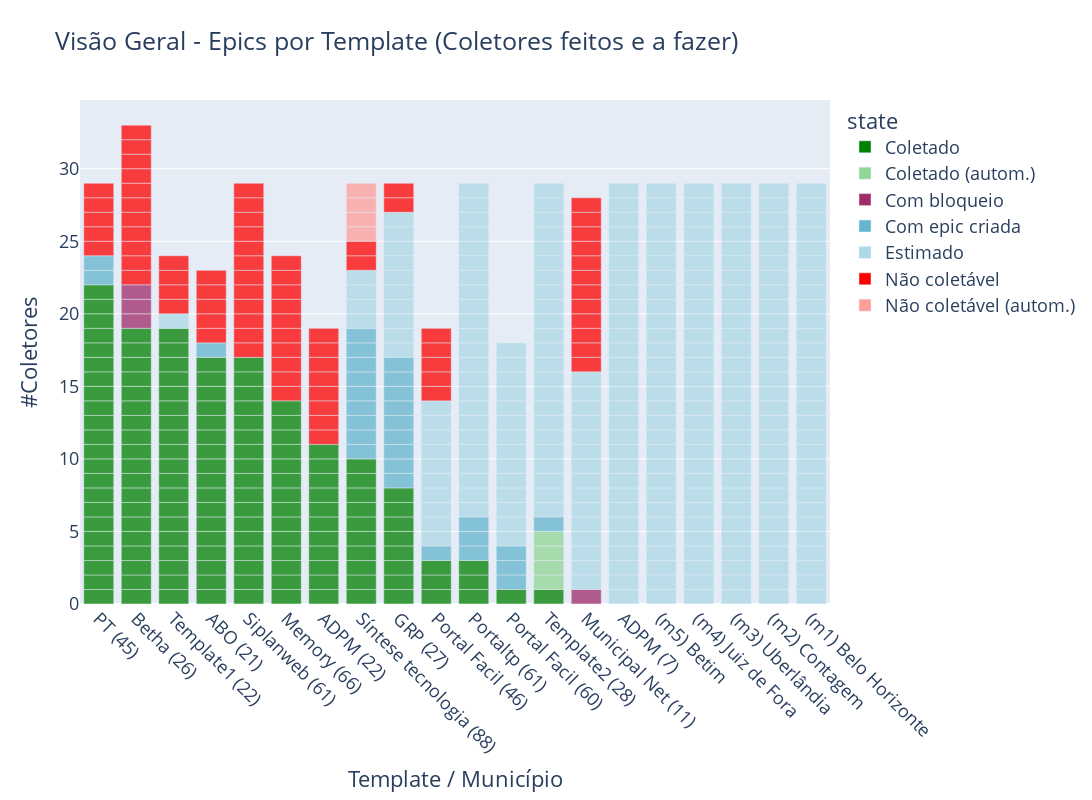

The notebook cell this image was saved under:
### Code cell
# TODO melhorar automacao
def plot_status_epics(df, top_templates, sondagem, title='Visão Geral - Epics por Template (Coletores feitos e a fazer)'):

    # resultados do buscador de subtags (sondagem)
    # templates_ja_analisados = ['ADPM', 'Betha', 'Municipal Net', 'Siplanweb', 'Memory']
    templates_ja_analisados = [
        'ADPM (22)', 'Betha (26)', 'Municipal Net (11)', 'Siplanweb (61)', 'Memory (66)', 
        'Template1 (22)', 'Portal Facil (60)', 'Portal Facil (46)']
    s = sondagem[sondagem == 0].count(axis=1)
    s = s[s != 0]
    s = s.drop(templates_ja_analisados)
    s = s.sort_index()
    nao_loc_autom = dict(s)
    
    # Fonte: Planilha Controle de Dados (#TODO transformar em Epics com "não-localizado")
    nao_loc_manual = {'Municipal Net (11)': 12, 'Portal Facil (46)': 5}
    coletado_autom = {'Template2 (28)': 4}
    
    for template, count in nao_loc_autom.items():
        for i in range(count):
            df = df.append({'template':template, 'state':'Não coletável (autom.)', 'aux':1}, ignore_index=True)
            
    for template, count in nao_loc_manual.items():
        for i in range(count):
            df = df.append({'template':template, 'state':'Não coletável', 'aux':1}, ignore_index=True)
            
    for template, count in coletado_autom.items():
        for i in range(count):
            df = df.append({'template':template, 'state':'Coletado (autom.)', 'aux':1}, ignore_index=True)
       
    # Pre-process dataframes       
    count_col = 'aux'
    name_col  = 'shortname'
    top_templates = top_templates[top_templates['rank'] <= 15]
    df = top_templates.merge(df, how='left').fillna({'state':'Estimado', count_col:1})   
    templates = df['template'].dropna().unique()     
 
    # TODO usar arquivo separado
    total_ref = 29  # Siplanweb  
    total = dict.fromkeys(templates, total_ref)
    total['Municipal Net (11)'] = 28
    total['Betha (26)'] = 33
    total['ADPM (22)'] = 19
    total['PT (45)'] = 28
    total['Memory (66)'] = 23
    total['ABO (21)'] = 23
    total['Template1 (22)'] = 24
    total['Portal Facil (60)'] = 18
    total['Portal Facil (46)'] = 19
    
    # Fill missing (estimated) epics in df
    for template in templates:        
        created =  df.groupby('template').count()['state'][template]
        missing = total[template] - created
        size = df[df.template == template]['size'].values[0]
        name = df[df.template == template][name_col].values[0]

        for i in range(missing):            
            df = df.append({'template':template, 'state':'Estimado', name_col:name,
                            'size':size, count_col:1}, ignore_index=True)           
        
    df = df.sort_values(by=['state', name_col], ascending=[True,False])
    xorder = df.groupby(['state', name_col]).count()['aux'][
        'Coletado'].sort_values(ascending=False).index.tolist()

    # Plot
    fig = px.bar(
        df, y=count_col, x=name_col, color='state', height=800, width=1100, title=title,
        color_discrete_map = {
            'Coletado':'green', 
            'Coletado (autom.)':'#92d696', 
            'Com bloqueio':'#9F2B68',
            'Com epic criada':'#64b5cd', 
            'Estimado':'lightblue', 
            'Não coletável':'red', 
            'Não coletável (autom.)':'#ff9e99'}, 
        labels = {
            count_col:"#Coletores", 
            name_col:"Template / Município"}, 
        opacity = 0.75 )    
    
    fig.update_layout(xaxis={'categoryorder':'array', 'categoryarray':xorder})
    fig.update_xaxes(tickangle=45)
    fig.update_layout(font=dict(size=18))    
    
    return fig

#-------------------------------------------------------------

epics_df = pd.read_csv("data/epics.csv")
top_templates = pd.read_csv("data/top_templates.csv")
sondagem = pd.read_csv('data/resultados_templates.csv', index_col=0).astype(int)

fig = plot_status_epics(epics_df, top_templates, sondagem)    
fig.write_image('./fig/status-coleta.png', scale=1)
fig

### Figure 1 — Plotly figure (JSON) as saved in the notebook; plotly's stock layout.template omitted (floating-point values rounded to 4 significant figures; data arrays with more than 128 entries replaced by an {"elided": "..."} marker saying what was removed)
{"data": [{"alignmentgroup": "True", "hovertemplate": "state=Coletado<br>Template / Município=%{x}<br>#Coletores=%{y}<extra></extra>", "legendgroup": "Coletado", "marker": {"color": "green", "opacity": 0.75, "pattern": {"shape": ""}}, "name": "Coletado", "offsetgroup": "Coletado", "orientation": "v", "showlegend": true, "textposition": "auto", "type": "bar", "x": {"elided": "145 str values"}, "xaxis": "x", "y": {"elided": "145 int values"}, "yaxis": "y"}, {"alignmentgroup": "True", "hovertemplate": "state=Coletado (autom.)<br>Template / Município=%{x}<br>#Coletores=%{y}<extra></extra>", "legendgroup": "Coletado (autom.)", "marker": {"color": "#92d696", "opacity": 0.75, "pattern": {"shape": ""}}, "name": "Coletado (autom.)", "offsetgroup": "Coletado (autom.)", "orientation": "v", "showlegend": true, "textposition": "auto", "type": "bar", "x": ["Template2 (28)", "Template2 (28)", "Template2 (28)", "Template2 (28)"], "xaxis": "x", "y": [1, 1, 1, 1], "yaxis": "y"}, {"alignmentgroup": "True", "hovertemplate": "state=Com bloqueio<br>Template / Município=%{x}<br>#Coletores=%{y}<extra></extra>", "legendgroup": "Com bloqueio", "marker": {"color": "#9F2B68", "opacity": 0.75, "pattern": {"shape": ""}}, "name": "Com bloqueio", "offsetgroup": "Com bloqueio", "orientation": "v", "showlegend": true, "textposition": "auto", "type": "bar", "x": ["Municipal Net (11)", "Betha (26)", "Betha (26)", "Betha (26)"], "xaxis": "x", "y": [1, 1, 1, 1], "yaxis": "y"}, {"alignmentgroup": "True", "hovertemplate": "state=Com epic criada<br>Template / Município=%{x}<br>#Coletores=%{y}<extra></extra>", "legendgroup": "Com epic criada", "marker": {"color": "#64b5cd", "opacity": 0.75, "pattern": {"shape": ""}}, "name": "Com epic criada", "offsetgroup": "Com epic criada", "orientation": "v", "showlegend": true, "textposition": "auto", "type": "bar", "x": ["Template2 (28)", "Síntese tecnologia (88)", "Síntese tecnologia (88)", "Síntese tecnologia (88)", "Síntese tecnologia (88)", "Síntese tecnologia (88)", "Síntese tecnologia (88)", "Síntese tecnologia (88)", "Síntese tecnologia (88)", "Síntese tecnologia (88)", "Portaltp (61)", "Portaltp (61)", "Portaltp (61)", "Portal Facil (60)", "Portal Facil (60)", "Portal Facil (60)", "Portal Facil (46)", "PT (45)", "PT (45)", "GRP (27)", "GRP (27)", "GRP (27)", "GRP (27)", "GRP (27)", "GRP (27)", "GRP (27)", "GRP (27)", "GRP (27)", "ABO (21)"], "xaxis": "x", "y": [1, 1, 1, 1, 1, 1, 1, 1, 1, 1, 1, 1, 1, 1, 1, 1, 1, 1, 1, 1, 1, 1, 1, 1, 1, 1, 1, 1, 1], "yaxis": "y"}, {"alignmentgroup": "True", "hovertemplate": "state=Estimado<br>Template / Município=%{x}<br>#Coletores=%{y}<extra></extra>", "legendgroup": "Estimado", "marker": {"color": "lightblue", "opacity": 0.75, "pattern": {"shape": ""}}, "name": "Estimado", "offsetgroup": "Estimado", "orientation": "v", "showlegend": true, "textposition": "auto", "type": "bar", "x": {"elided": "274 str values"}, "xaxis": "x", "y": {"elided": "274 int values"}, "yaxis": "y"}, {"alignmentgroup": "True", "hovertemplate": "state=Não coletável<br>Template / Município=%{x}<br>#Coletores=%{y}<extra></extra>", "legendgroup": "Não coletável", "marker": {"color": "red", "opacity": 0.75, "pattern": {"shape": ""}}, "name": "Não coletável", "offsetgroup": "Não coletável", "orientation": "v", "showlegend": true, "textposition": "auto", "type": "bar", "x": ["Template1 (22)", "Template1 (22)", "Template1 (22)", "Template1 (22)", "Síntese tecnologia (88)", "Síntese tecnologia (88)", "Siplanweb (61)", "Siplanweb (61)", "Siplanweb (61)", "Siplanweb (61)", "Siplanweb (61)", "Siplanweb (61)", "Siplanweb (61)", "Siplanweb (61)", "Siplanweb (61)", "Siplanweb (61)", "Siplanweb (61)", "Siplanweb (61)", "Portal Facil (46)", "Portal Facil (46)", "Portal Facil (46)", "Portal Facil (46)", "Portal Facil (46)", "PT (45)", "PT (45)", "PT (45)", "PT (45)", "PT (45)", "Municipal Net (11)", "Municipal Net (11)", "Municipal Net (11)", "Municipal Net (11)", "Municipal Net (11)", "Municipal Net (11)", "Municipal Net (11)", "Municipal Net (11)", "Municipal Net (11)", "Municipal Net (11)", "Municipal Net (11)", "Municipal Net (11)", "Memory (66)", "Memory (66)", "Memory (66)", "Memory (66)", "Memory (66)", "Memory (66)", "Memory (66)", "Memory (66)", "Memory (66)", "Memory (66)", "GRP (27)", "GRP (27)", "Betha (26)", "Betha (26)", "Betha (26)", "Betha (26)", "Betha (26)", "Betha (26)", "Betha (26)", "Betha (26)", "Betha (26)", "Betha (26)", "Betha (26)", "ADPM (22)", "ADPM (22)", "ADPM (22)", "ADPM (22)", "ADPM (22)", "ADPM (22)", "ADPM (22)", "ADPM (22)", "ABO (21)", "ABO (21)", "ABO (21)", "ABO (21)", "ABO (21)"], "xaxis": "x", "y": [1, 1, 1, 1, 1, 1, 1, 1, 1, 1, 1, 1, 1, 1, 1, 1, 1, 1, 1, 1, 1, 1, 1, 1, 1, 1, 1, 1, 1, 1, 1, 1, 1, 1, 1, 1, 1, 1, 1, 1, 1, 1, 1, 1, 1, 1, 1, 1, 1, 1, 1, 1, 1, 1, 1, 1, 1, 1, 1, 1, 1, 1, 1, 1, 1, 1, 1, 1, 1, 1, 1, 1, 1, 1, 1, 1], "yaxis": "y"}, {"alignmentgroup": "True", "hovertemplate": "state=Não coletável (autom.)<br>Template / Município=%{x}<br>#Coletores=%{y}<extra></extra>", "legendgroup": "Não coletável (autom.)", "marker": {"color": "#ff9e99", "opacity": 0.75, "pattern": {"shape": ""}}, "name": "Não coletável (autom.)", "offsetgroup": "Não coletável (autom.)", "orientation": "v", "showlegend": true, "textposition": "auto", "type": "bar", "x": ["Síntese tecnologia (88)", "Síntese tecnologia (88)", "Síntese tecnologia (88)", "Síntese tecnologia (88)"], "xaxis": "x", "y": [1, 1, 1, 1], "yaxis": "y"}], "layout": {"barmode": "relative", "font": {"size": 18}, "height": 800, "legend": {"title": {"text": "state"}, "tracegroupgap": 0}, "title": {"text": "Visão Geral - Epics por Template (Coletores feitos e a fazer)"}, "width": 1100, "xaxis": {"anchor": "y", "autorange": true, "categoryarray": ["PT (45)", "Betha (26)", "Template1 (22)", "ABO (21)", "Siplanweb (61)", "Memory (66)", "ADPM (22)", "Síntese tecnologia (88)", "GRP (27)", "Portal Facil (46)", "Portaltp (61)", "Portal Facil (60)", "Template2 (28)"], "categoryorder": "array", "domain": [0, 1], "range": [-0.5, 19.5], "tickangle": 45, "title": {"text": "Template / Município"}, "type": "category"}, "yaxis": {"anchor": "x", "autorange": true, "domain": [0, 1], "range": [0, 34.74], "title": {"text": "#Coletores"}, "type": "linear"}}}
